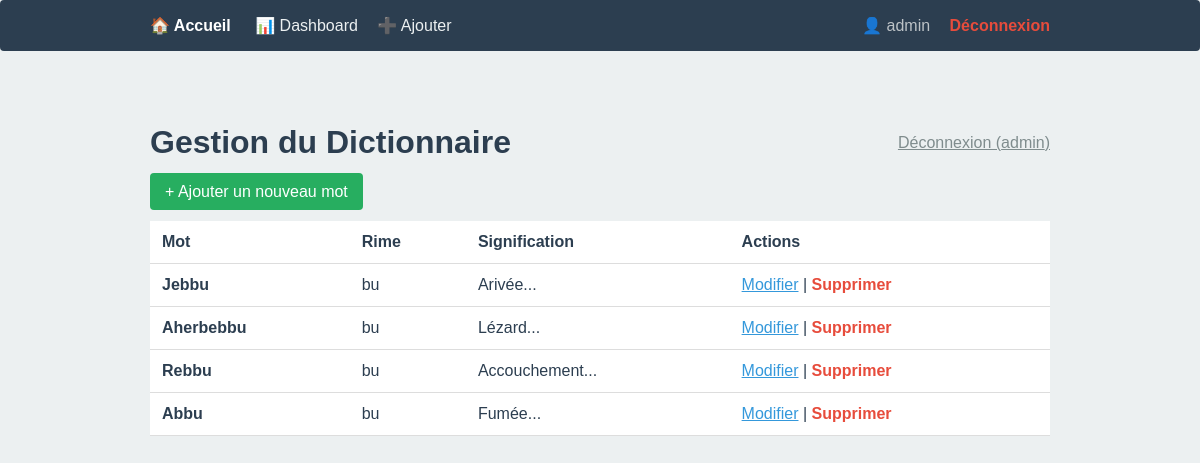
The page /admin.php (signed in) on the database as committed earlier.
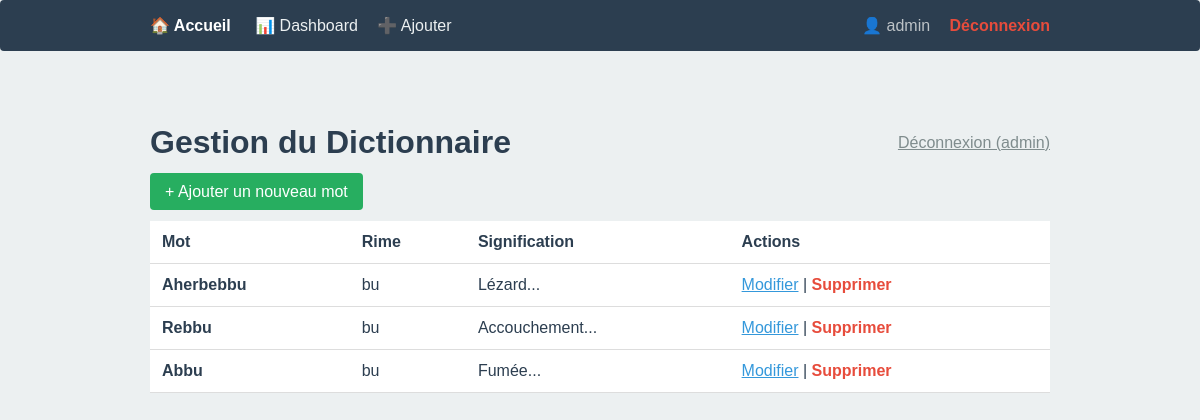
The same page on the database as committed later.
### tables this page shows
CREATE TABLE "rimes" (
    id INTEGER PRIMARY KEY AUTOINCREMENT,
    mot TEXT NOT NULL,
    rime TEXT NOT NULL,
    signification TEXT,
    exemple TEXT,
    auteur_id INTEGER,
    created_at TEXT DEFAULT (datetime('now')),
    updated_at TEXT DEFAULT (datetime('now')),
    version INTEGER DEFAULT 1,
    famille TEXT DEFAULT '',
    sous_famille TEXT DEFAULT '',
    FOREIGN KEY (auteur_id) REFERENCES users(id)
);

### src/Auth.php (called while the page is built, shortened)
<?php
class Auth {
    public static function isLogged() {
        return isset($_SESSION['user_id']);
    }
}

### src/RhymeEngine.php (called while the page is built, shortened)
<?php
class RhymeEngine {
    private $pdo;
    public function __construct() {
        try {
            $dbPath = __DIR__ . '/../data/dico.sqlite';
            $this->pdo = new PDO("sqlite:" . $dbPath);
            $this->pdo->setAttribute(PDO::ATTR_ERRMODE, PDO::ERRMODE_EXCEPTION);
            $this->pdo->setAttribute(PDO::ATTR_DEFAULT_FETCH_MODE, PDO::FETCH_ASSOC);
        } catch (PDOException $e) {
            die("Erreur de connexion à la base : " . $e->getMessage());
        }
    }
	public function getPDO() { return $this->pdo; }
}

### src/AdminEngine.php (called while the page is built, shortened)
<?php
class AdminEngine {
    private $pdo;
    public function __construct($pdo) {
        $this->pdo = $pdo;
    }
    public function getAllWords($limit = 50) {
        $stmt = $this->pdo->query("SELECT * FROM rimes ORDER BY id DESC LIMIT $limit");
        return $stmt->fetchAll(PDO::FETCH_ASSOC);
    }
}

### public/admin.php (the view, shortened to what this page needs)
<?php
require_once __DIR__ . '/../src/RhymeEngine.php';
require_once __DIR__ . '/../src/AdminEngine.php';
require_once __DIR__ . '/../src/Auth.php';
$engine = new RhymeEngine();
$admin = new AdminEngine($engine->getPDO());
$words = $admin->getAllWords(100);
?>
<!DOCTYPE html>
<html lang="fr">
<head>
    <link rel="stylesheet" href="css/style.css">
</head>
<body>
<?php include __DIR__ . '/../src/views/navbar.php'; ?>
    <div class="container">
        <div class="header-admin">
            <h1>Gestion du Dictionnaire</h1>
            <a href="logout.php" style="color: #7f8c8d;">Déconnexion (<?= $_SESSION['username'] ?>)</a>
        </div>
        <a href="add_word.php" class="btn-add">+ Ajouter un nouveau mot</a>
        <table>
            <thead>
                <tr>
                    <th>Mot</th>
                    <th>Rime</th>
                    <th>Signification</th>
                    <th>Actions</th>
                </tr>
            </thead>
            <tbody>
                <?php foreach ($words as $word): ?>
                <tr>
                    <td><strong><?= htmlspecialchars($word['mot']) ?></strong></td>
                    <td><?= htmlspecialchars($word['rime']) ?></td>
                    <td><?= htmlspecialchars(substr($word['signification'], 0, 50)) ?>...</td>
                    <td>
                        <a href="edit_word.php?id=<?= $word['id'] ?>" style="color: #3498db;">Modifier</a> |
                        <a href="admin.php?delete=<?= $word['id'] ?>" class="btn-del" onclick="return confirm('Supprimer ce mot ?')">Supprimer</a>
                    </td>
                </tr>
                <?php endforeach; ?>
            </tbody>
        </table>
    </div>
</body>
</html>

### src/views/navbar.php
<?php
require_once __DIR__ . '/../Auth.php';
?>
<nav style="background: #2c3e50; padding: 1rem; margin-bottom: 2rem; border-radius: 4px;">
    <div class="container" style="display: flex; justify-content: space-between; align-items: center; padding: 0;">
        <div>
            <a href="index.php" style="color: white; font-weight: bold; text-decoration: none; margin-right: 20px;">🏠 Accueil</a>
            <?php if (Auth::isLogged()): ?>
                <a href="admin.php" style="color: #ecf0f1; text-decoration: none; margin-right: 15px;">📊 Dashboard</a>
                <a href="add_word.php" style="color: #ecf0f1; text-decoration: none;">➕ Ajouter</a>
            <?php endif; ?>
        </div>
        <div>
            <?php if (Auth::isLogged()): ?>
                <span style="color: #bdc3c7; margin-right: 15px;">👤 <?= htmlspecialchars($_SESSION['username']) ?></span>
                <a href="logout.php" style="color: #e74c3c; text-decoration: none; font-weight: bold;">Déconnexion</a>
            <?php else: ?>
                <a href="login.php" style="color: #3498db; text-decoration: none;">Connexion</a>
            <?php endif; ?>
        </div>
    </div>
</nav>

### public/css/style.css (style rules this page uses)
:root { --primary: #2c3e50; --accent: #e67e22; --light: #ecf0f1; }
body { font-family: sans-serif; background: var(--light); color: var(--primary); margin: 0; }
.container { max-width: 900px; margin: 0 auto; padding: 20px; }

### public/admin.php (style rules this page uses)
table { width: 100%; border-collapse: collapse; background: white; margin-top: 20px; }
th, td { padding: 12px; text-align: left; border-bottom: 1px solid #ddd; }
.btn-add { background: #27ae60; color: white; padding: 10px 15px; text-decoration: none; border-radius: 4px; }
.btn-del { color: #e74c3c; text-decoration: none; font-weight: bold; }
.header-admin { display: flex; justify-content: space-between; align-items: center; }

Rows that differ between the two databases and show on the page:
removed rimes: mot "Jebbu", rime "bu", signification "Arivée"
